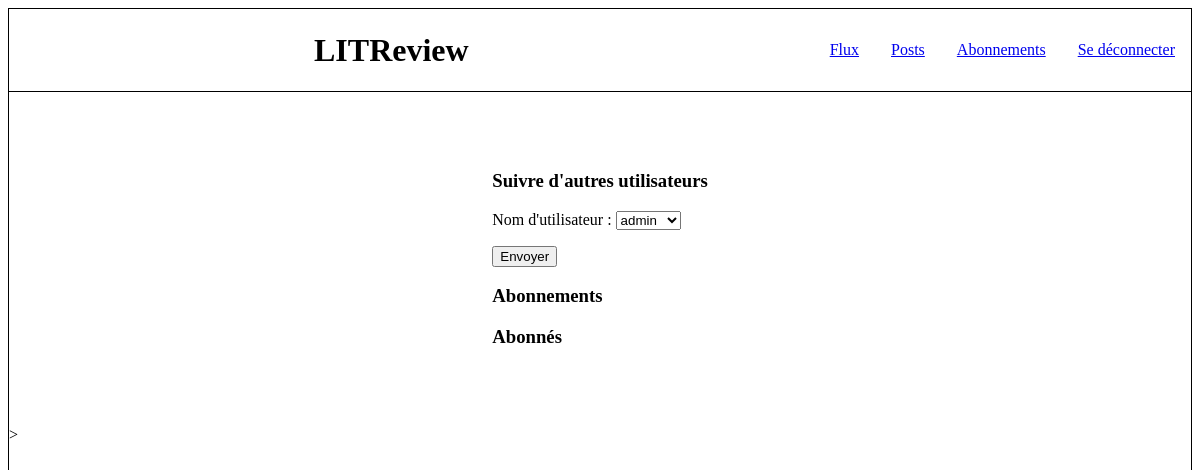
Before: /subscriptions/ (signed in) with the older database file.
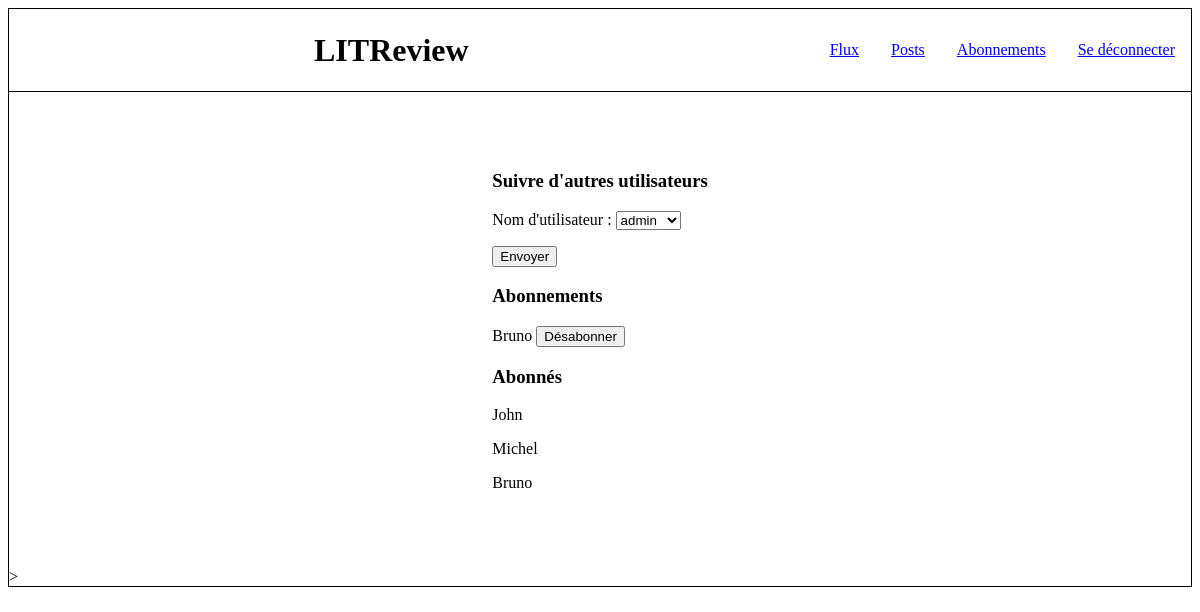
After: the same page with the newer database file.
### feeds/models.py (models this page shows)
class UserFollows(models.Model):
    user = models.ForeignKey(
        to=settings.AUTH_USER_MODEL, on_delete=models.CASCADE,
        related_name="following")
    followed_user = models.ForeignKey(
        to=settings.AUTH_USER_MODEL, on_delete=models.CASCADE,
        related_name="followed_by")
    class Meta:
        unique_together = ("user", "followed_user", )

### subscriptions/views.py (the view, shortened to what this page needs)
# urls.py: path("", SubscriptionsView.as_view(), name="subscriptions"),
class SubscriptionsView(LoginRequiredMixin, View):
    login_url = "index"
    redirect_field_name = "next"
    template_name = "subscriptions/subscriptions.html"
    def get(self, request):
        form = SubscriptionsForm(user=request.user)
        try:
            subscriptions = UserFollows.objects.filter(user=request.user)
        except UserFollows.DoesNotExist:
            subscriptions = ""
        try:
            subscribers = UserFollows.objects.filter(
                followed_user=request.user)
        except UserFollows.DoesNotExist:
            subscribers = ""
        return render(request, self.template_name,
                      context={"form": form,
                               "subscriptions": subscriptions,
                               "subscribers": subscribers})

### subscriptions/forms.py
class SubscriptionsForm(ModelForm):
    class Meta:
        model = UserFollows
        fields = ["followed_user"]
    def __init__(self, user="", *args, **kwargs):
        self.user = user
        users_to_exclude = [user.followed_user.username for user in
                            UserFollows.objects.filter(user=self.user)]
        users_to_exclude.append(self.user.username)
        users_to_print = User.objects.all().exclude(
            username__in=users_to_exclude)
        super().__init__(*args, **kwargs)
        users_choices = []
        for user in users_to_print:
            users_choices.append((user, user))
        users_choices = tuple(users_choices)
        self.fields["followed_user"] = ChoiceField(label="Nom d'utilisateur",
                                                   widget=Select,
                                                   choices=users_choices)

### templates/subscriptions/subscriptions.html (shortened to what this page needs)
{% extends 'base.html' %}
{% block content %}
<head>
</head>
<div class="horizontal_aligned">
    <div class="block_feeds">
        <h3>Suivre d'autres utilisateurs</h3>
            <form method="post" enctype="multipart/form-data">
                {{ form.as_p }}
                <input type="submit" name="add_user_sub" value="Envoyer">
            </form>
        <h3>Abonnements</h3>
            {% for subscription in subscriptions %}
                <form method="post" enctype="multipart/form-data">
                    {{ subscription.followed_user }}
                    <input type="submit" name="delete_user_sub" value="Désabonner">
                </form>
            {% endfor %}
        <h3>Abonnés</h3>
            {% for subscriber in subscribers %}
                <p>{{ subscriber.user }}</p>
            {% endfor %}
    </div>
</div>>
{% endblock content %}

Changed rows visible on the page:
added UserFollows: followed_user "Bruno", shown under "Abonnements"
added UserFollows: user "John", shown under "Abonnés"
added UserFollows: user "Michel", shown under "Abonnés"
added UserFollows: user "Bruno", shown under "Abonnés"
